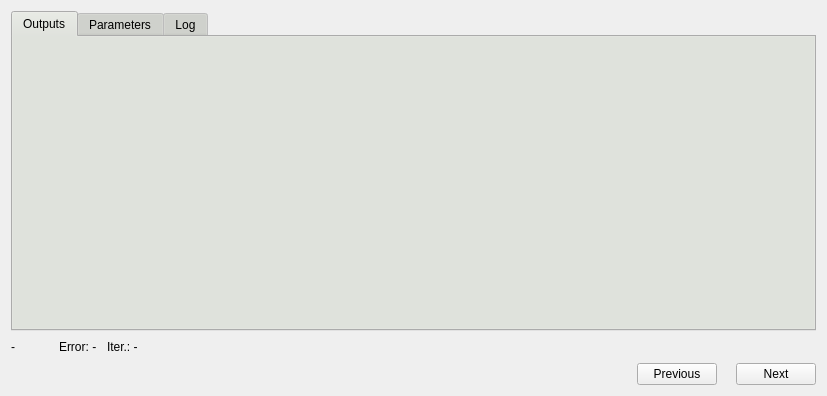
<?xml version="1.0" encoding="UTF-8"?>
<ui version="4.0">
 <class>results</class>
 <widget class="QWidget" name="results">
  <property name="geometry">
   <rect>
    <x>0</x>
    <y>0</y>
    <width>827</width>
    <height>396</height>
   </rect>
  </property>
  <property name="minimumSize">
   <size>
    <width>827</width>
    <height>396</height>
   </size>
  </property>
  <property name="windowTitle">
   <string>Form</string>
  </property>
  <layout class="QGridLayout" name="gridLayout">
   <item row="0" column="0">
    <widget class="QTabWidget" name="tabWidget">
     <property name="palette">
      <palette>
       <active>
        <colorrole role="Button">
         <brush brushstyle="SolidPattern">
          <color alpha="255">
           <red>211</red>
           <green>215</green>
           <blue>207</blue>
          </color>
         </brush>
        </colorrole>
       </active>
       <inactive>
        <colorrole role="Button">
         <brush brushstyle="SolidPattern">
          <color alpha="255">
           <red>211</red>
           <green>215</green>
           <blue>207</blue>
          </color>
         </brush>
        </colorrole>
       </inactive>
       <disabled>
        <colorrole role="Button">
         <brush brushstyle="SolidPattern">
          <color alpha="255">
           <red>211</red>
           <green>215</green>
           <blue>207</blue>
          </color>
         </brush>
        </colorrole>
       </disabled>
      </palette>
     </property>
     <property name="tabPosition">
      <enum>QTabWidget::North</enum>
     </property>
     <property name="tabShape">
      <enum>QTabWidget::Rounded</enum>
     </property>
     <property name="currentIndex">
      <number>0</number>
     </property>
     <widget class="QWidget" name="tab_output">
      <attribute name="title">
       <string>Outputs</string>
      </attribute>
      <layout class="QGridLayout" name="gridLayout_4">
       <item row="0" column="0">
        <layout class="QGridLayout" name="tab_layout"/>
       </item>
      </layout>
     </widget>
     <widget class="QWidget" name="tab_param">
      <attribute name="title">
       <string>Parameters</string>
      </attribute>
      <layout class="QGridLayout" name="gridLayout_3">
       <item row="0" column="0">
        <widget class="QLabel" name="p_values">
         <property name="text">
          <string/>
         </property>
         <property name="alignment">
          <set>Qt::AlignLeading|Qt::AlignLeft|Qt::AlignTop</set>
         </property>
        </widget>
       </item>
      </layout>
     </widget>
     <widget class="QWidget" name="tab_log">
      <attribute name="title">
       <string>Log</string>
      </attribute>
      <layout class="QGridLayout" name="gridLayout_2">
       <item row="0" column="0">
        <widget class="QTextEdit" name="log">
         <property name="html">
          <string>&lt;!DOCTYPE HTML PUBLIC &quot;-//W3C//DTD HTML 4.0//EN&quot; &quot;http://www.w3.org/TR/REC-html40/strict.dtd&quot;&gt;
&lt;html&gt;&lt;head&gt;&lt;meta name=&quot;qrichtext&quot; content=&quot;1&quot; /&gt;&lt;style type=&quot;text/css&quot;&gt;
p, li { white-space: pre-wrap; }
&lt;/style&gt;&lt;/head&gt;&lt;body style=&quot; font-family:'Ubuntu'; font-size:11pt; font-weight:400; font-style:normal;&quot;&gt;
&lt;p style=&quot;-qt-paragraph-type:empty; margin-top:0px; margin-bottom:0px; margin-left:0px; margin-right:0px; -qt-block-indent:0; text-indent:0px;&quot;&gt;&lt;br /&gt;&lt;/p&gt;&lt;/body&gt;&lt;/html&gt;</string>
         </property>
         <property name="textInteractionFlags">
          <set>Qt::TextSelectableByKeyboard|Qt::TextSelectableByMouse</set>
         </property>
        </widget>
       </item>
      </layout>
     </widget>
    </widget>
   </item>
   <item row="1" column="0">
    <layout class="QHBoxLayout" name="horizontalLayout_2">
     <item>
      <widget class="QLabel" name="iter">
       <property name="text">
        <string>-	Error: -	Iter.: -</string>
       </property>
      </widget>
     </item>
     <item>
      <spacer name="horizontalSpacer_4">
       <property name="orientation">
        <enum>Qt::Horizontal</enum>
       </property>
       <property name="sizeHint" stdset="0">
        <size>
         <width>40</width>
         <height>20</height>
        </size>
       </property>
      </spacer>
     </item>
    </layout>
   </item>
   <item row="2" column="0">
    <layout class="QHBoxLayout" name="horizontalLayout">
     <item>
      <spacer name="horizontalSpacer_2">
       <property name="orientation">
        <enum>Qt::Horizontal</enum>
       </property>
       <property name="sizeHint" stdset="0">
        <size>
         <width>40</width>
         <height>20</height>
        </size>
       </property>
      </spacer>
     </item>
     <item>
      <widget class="QPushButton" name="previous">
       <property name="text">
        <string>Previous</string>
       </property>
      </widget>
     </item>
     <item>
      <spacer name="horizontalSpacer">
       <property name="orientation">
        <enum>Qt::Horizontal</enum>
       </property>
       <property name="sizeType">
        <enum>QSizePolicy::Fixed</enum>
       </property>
       <property name="sizeHint" stdset="0">
        <size>
         <width>13</width>
         <height>20</height>
        </size>
       </property>
      </spacer>
     </item>
     <item>
      <widget class="QPushButton" name="next">
       <property name="text">
        <string>Next</string>
       </property>
      </widget>
     </item>
    </layout>
   </item>
  </layout>
 </widget>
 <resources/>
 <connections/>
</ui>
